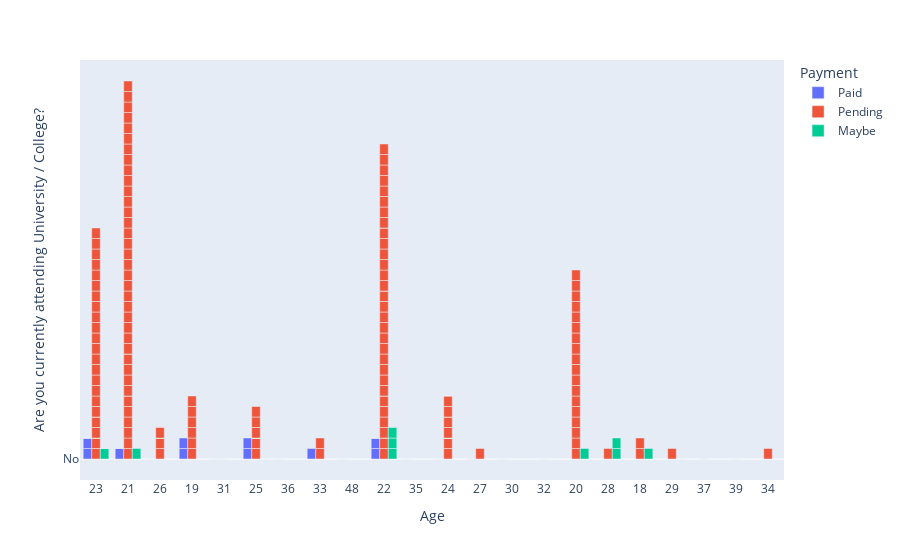

Notebook code cell kept with this figure:
### Code cell
px.bar(Course_Data, x="Age", y="Are you currently attending University / College?", color="Payment", barmode="group")

### Figure 1 — Plotly figure (JSON) as saved in the notebook; plotly's stock layout.template omitted (floating-point values rounded to 4 significant figures; data arrays with more than 128 entries replaced by an {"elided": "..."} marker saying what was removed)
{"data": [{"alignmentgroup": "True", "hovertemplate": "Payment=Paid<br>Age=%{x}<br>Are you currently attending University / College?=%{y}<extra></extra>", "legendgroup": "Paid", "marker": {"color": "#636efa", "pattern": {"shape": ""}}, "name": "Paid", "offsetgroup": "Paid", "orientation": "v", "showlegend": true, "textposition": "auto", "type": "bar", "x": ["23", "21", "26", "19", "23", "31", "25", "36", "21", "33", "23", "48", "22", "23", "21", "35", "22", "24", "25", "27", "27", "23", "23", "27", "22", "19", "30", "22", "22", "21"], "xaxis": "x", "y": ["No", "No", "No", "Yes", "Yes", "No", "Yes", "No", "No", "Yes", "Yes", "No", "Yes", "No", "Yes", "No", "Yes", "No", "Yes", "No", "No", "No", "No", "No", "No", "Yes", "No", "No", "No", "No"], "yaxis": "y"}, {"alignmentgroup": "True", "hovertemplate": "Payment=Pending<br>Age=%{x}<br>Are you currently attending University / College?=%{y}<extra></extra>", "legendgroup": "Pending", "marker": {"color": "#EF553B", "pattern": {"shape": ""}}, "name": "Pending", "offsetgroup": "Pending", "orientation": "v", "showlegend": true, "textposition": "auto", "type": "bar", "x": {"elided": "197 str values"}, "xaxis": "x", "y": {"elided": "197 str values"}, "yaxis": "y"}, {"alignmentgroup": "True", "hovertemplate": "Payment=Maybe<br>Age=%{x}<br>Are you currently attending University / College?=%{y}<extra></extra>", "legendgroup": "Maybe", "marker": {"color": "#00cc96", "pattern": {"shape": ""}}, "name": "Maybe", "offsetgroup": "Maybe", "orientation": "v", "showlegend": true, "textposition": "auto", "type": "bar", "x": ["23", "22", "25", "23", "22", "23", "29", "18", "20", "22", "21", "28", "28"], "xaxis": "x", "y": ["Yes", "Yes", "No", "No", "Yes", "No", "No", "Yes", "Yes", "Yes", "Yes", "Yes", "Yes"], "yaxis": "y"}], "layout": {"barmode": "group", "legend": {"title": {"text": "Payment"}, "tracegroupgap": 0}, "margin": {"t": 60}, "xaxis": {"anchor": "y", "domain": [0, 1], "title": {"text": "Age"}}, "yaxis": {"anchor": "x", "domain": [0, 1], "title": {"text": "Are you currently attending University / College?"}}}}
